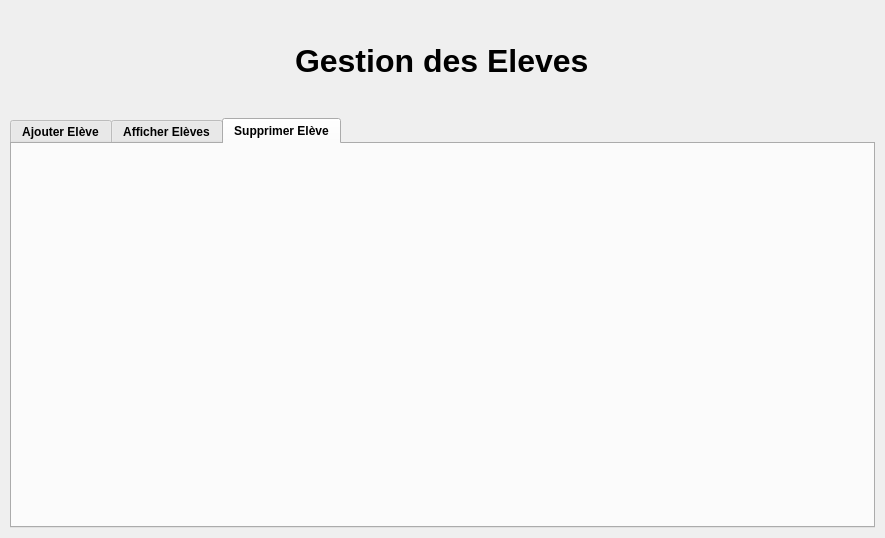
<?xml version="1.0" encoding="UTF-8"?>
<ui version="4.0">
 <class>Eleve_ui</class>
 <widget class="QDialog" name="Eleve_ui">
  <property name="geometry">
   <rect>
    <x>0</x>
    <y>0</y>
    <width>885</width>
    <height>538</height>
   </rect>
  </property>
  <property name="windowTitle">
   <string>Dialog</string>
  </property>
  <widget class="QWidget" name="verticalWidget" native="true">
   <property name="geometry">
    <rect>
     <x>10</x>
     <y>10</y>
     <width>865</width>
     <height>518</height>
    </rect>
   </property>
   <layout class="QVBoxLayout" name="verticalLayout" stretch="2,8">
    <property name="spacing">
     <number>6</number>
    </property>
    <item alignment="Qt::AlignHCenter|Qt::AlignVCenter">
     <widget class="QWidget" name="titleWidget" native="true">
      <layout class="QVBoxLayout" name="verticalLayout_2">
       <item>
        <widget class="QLabel" name="label">
         <property name="font">
          <font>
           <family>Yu Gothic UI</family>
           <pointsize>24</pointsize>
           <weight>75</weight>
           <italic>false</italic>
           <bold>true</bold>
           <underline>false</underline>
           <strikeout>false</strikeout>
           <stylestrategy>PreferAntialias</stylestrategy>
          </font>
         </property>
         <property name="text">
          <string>Gestion des Eleves</string>
         </property>
        </widget>
       </item>
      </layout>
     </widget>
    </item>
    <item>
     <widget class="QTabWidget" name="tabWidget">
      <property name="font">
       <font>
        <weight>75</weight>
        <bold>true</bold>
       </font>
      </property>
      <property name="currentIndex">
       <number>2</number>
      </property>
      <widget class="QWidget" name="tab1">
       <property name="styleSheet">
        <string notr="true"/>
       </property>
       <attribute name="title">
        <string>Ajouter Elève</string>
       </attribute>
      </widget>
      <widget class="QWidget" name="tab2">
       <attribute name="title">
        <string>Afficher Elèves</string>
       </attribute>
      </widget>
      <widget class="QWidget" name="tab3">
       <attribute name="title">
        <string>Supprimer Elève</string>
       </attribute>
      </widget>
     </widget>
    </item>
   </layout>
  </widget>
 </widget>
 <resources/>
 <connections/>
</ui>
